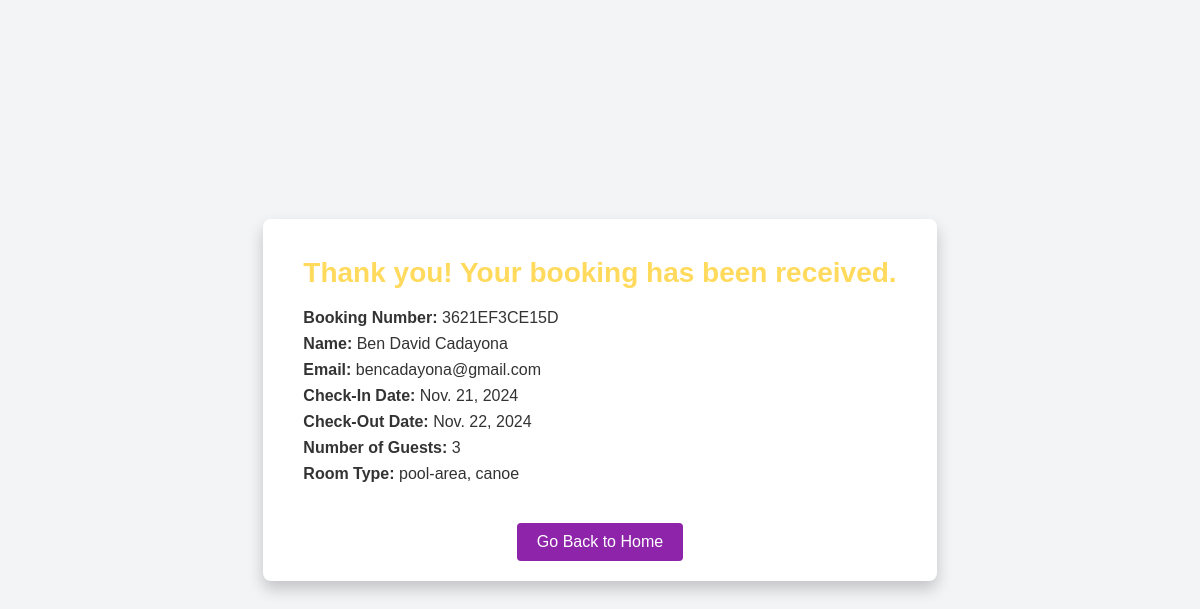
The app's page /success/ (signed in), older data.
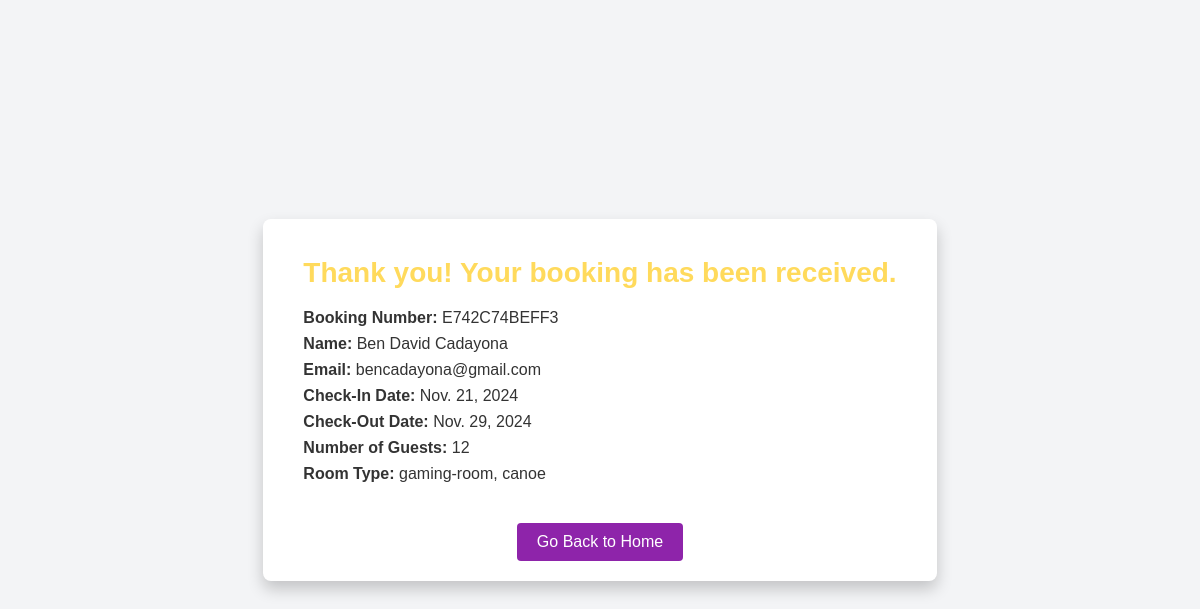
The same page, newer data.
### api/models.py (models this page shows, shortened)
class Booking(models.Model):
    user = models.ForeignKey(User, on_delete=models.CASCADE, null=True)
    name = models.CharField(max_length=100)
    email = models.EmailField()
    check_in = models.DateField()
    check_out = models.DateField()
    guests = models.IntegerField()
    room_types = models.TextField(null=True)
    booking_number = models.CharField(max_length=12,editable=False, default=uuid.uuid4().hex[:12].upper())

### api/views.py (the view)
# urls.py: path('success/', success, name='success'),
@login_required
def success(request):
    booking = Booking.objects.filter(user=request.user).latest('id')
    return render(request, 'success.html', {'booking': booking})

### api/templates/success.html (shortened to what this page needs)
<!DOCTYPE html>
<html lang="en">
<head>
</head>
<body>
    <div class="container">
        <h1>Thank you! Your booking has been received.</h1>
        <div class="details">
            <p><strong>Booking Number:</strong> {{ booking.booking_number }}</p>
            <p><strong>Name:</strong> {{ booking.name }}</p>
            <p><strong>Email:</strong> {{ booking.email }}</p>
            <p><strong>Check-In Date:</strong> {{ booking.check_in }}</p>
            <p><strong>Check-Out Date:</strong> {{ booking.check_out }}</p>
            <p><strong>Number of Guests:</strong> {{ booking.guests }}</p>
            <p><strong>Room Type:</strong> {{ booking.room_types }}</p>
        </div>
        <a href="{% url 'home' %}" class="button">Go Back to Home</a>
    </div>
</body>
</html>

Row changes from the older to the newer data that the page shows:
no longer on this page (row unchanged): Booking: booking_number "3621EF3CE15D", name "Ben David Cadayona", email "bencadayona@gmail.com", check_in "Nov. 21, 2024", check_out "Nov. 22, 2024", guests "3", room_types "pool-area, canoe"
added Booking: booking_number "E742C74BEFF3", name "Ben David Cadayona", email "bencadayona@gmail.com", check_in "Nov. 21, 2024", check_out "Nov. 29, 2024", guests "12", room_types "gaming-room, canoe"
